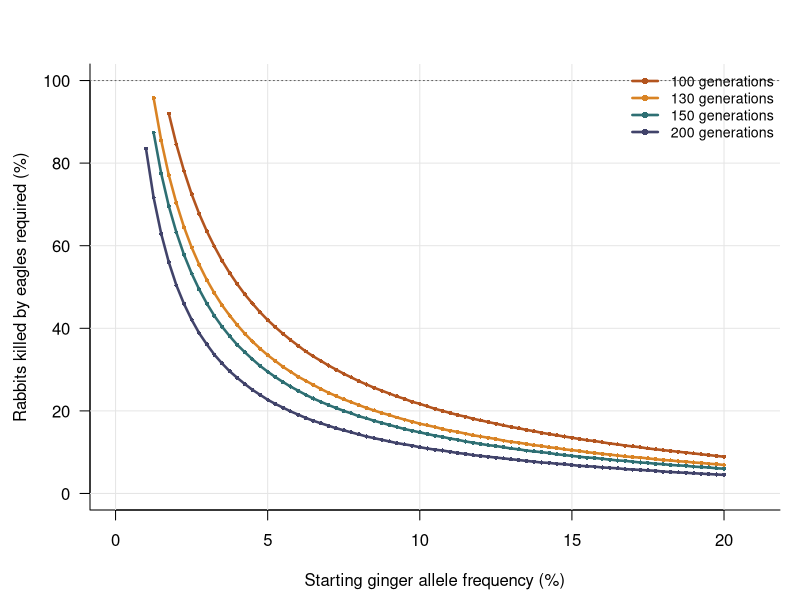
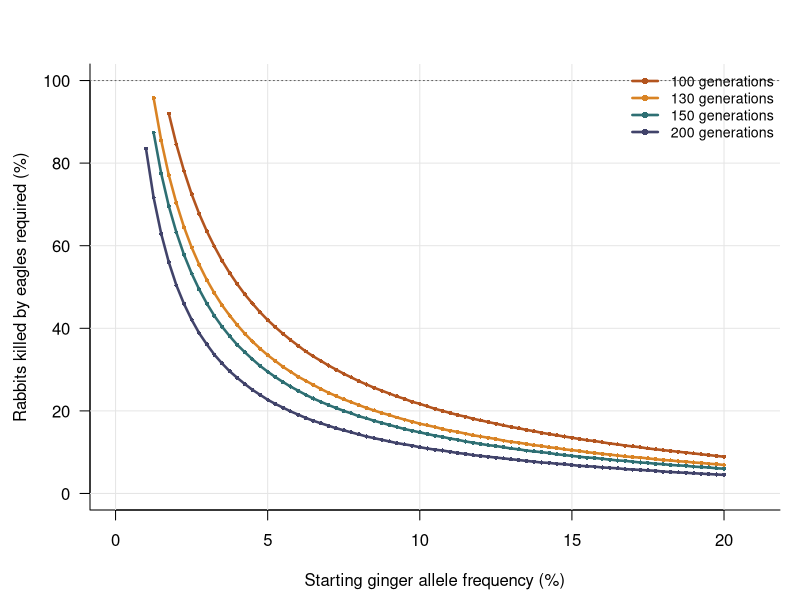

Recreate these plots in R, in order.
###############################################################################
## 01_selection_model.R
## Eagle predation rate required for the ginger allele to reach the frequency
## observed in the Strzelecki Desert, as a function of starting frequency.
## Supports: Extended Data Fig. 6; Supplementary Table 6
## Input:  none (parameters set below)
## Output: results/01_selection_model/
## Run from the repository root: Rscript scripts/01_selection_model.R
###############################################################################
# Parameters (Methods; SI Section 16)
out_dir <- "results/01_selection_model"; dir.create(out_dir, recursive = TRUE, showWarnings = FALSE)

# Target: ginger allele frequency at Kain Bore, Strzelecki Desert (42.9%)
targets <- list(
  genetic    = list(p = 0.429,
                    file = "genetic")
)

n_gen_seq <- c(100, 130, 150, 200)     # generations (one curve each)

p0_seq <- seq(0.01, 0.20, by = 0.0025)    # starting allele frequency, 1-20%
k_seq  <- seq(0.01, 1.00, by = 0.001)     # % rabbits killed by eagles, 1-100%

# Proportional reduction in eagle predation of ginger rabbits (from nest data)
d_seq  <- 0.41

# Recursion for a recessive allele A: w_AA = 1, w_Aa = w_aa = 1 - s
# p' = (p^2 + p*q*(1 - s)) / (1 - s*(1 - p^2))
sim_p <- function(p0, s, n) {
  p <- p0
  for (i in seq_len(n)) {
    q <- 1 - p
    p <- (p * p + p * q * (1 - s)) / (1 - s * (1 - p * p))
  }
  p
}

# Evaluate all parameter combinations
grid <- expand.grid(p0 = p0_seq, k = k_seq, d = d_seq, n_gen = n_gen_seq)
grid$s     <- grid$k * grid$d
grid$p_end <- mapply(sim_p, grid$p0, grid$s, grid$n_gen)

ceiling_p <- with(grid[grid$k == max(k_seq), ],
                  setNames(p_end, paste(p0, n_gen)))

# For each starting frequency, the predation rate whose final frequency is
# closest to the target; "reached" is FALSE if k = 1 cannot attain the target
solve_for <- function(obs_p) {
  g <- grid
  g$dist <- abs(g$p_end - obs_p)
  b <- do.call(rbind, lapply(split(g, list(g$p0, g$n_gen), drop = TRUE),
                             function(x) x[which.min(x$dist), ]))
  b <- b[order(b$n_gen, b$p0), ]
  rownames(b) <- NULL
  b$reached <- ceiling_p[paste(b$p0, b$n_gen)] >= obs_p
  b
}

# Plot (Extended Data Fig. 6)
cols <- c("#B3541E", "#D98324", "#2E6F73", "#41436A")

make_plot <- function(best, obs_p, sub) {
  plot(NA, xlim = c(0, 21), ylim = c(0, 100), las = 1, bty = "l",
       xlab = "Starting ginger allele frequency (%)",
       ylab = "Rabbits killed by eagles required (%)",
       cex.main = 0.95)
  mtext(sub, side = 3, line = 0.15, cex = 0.72, col = "grey35")
  grid(col = "grey90", lty = 1)
  for (i in seq_along(n_gen_seq)) {
    b  <- best[best$n_gen == n_gen_seq[i], ]
    ok <- b$reached
    lines(b$p0[ok] * 100, b$k[ok] * 100, col = cols[i], lwd = 2.5)
    points(b$p0[ok] * 100, b$k[ok] * 100, col = cols[i], pch = 16, cex = 0.55)
  }
  abline(h = 100, lty = 3, col = "grey40")
  legend("topright", bty = "n", cex = 0.85, lwd = 2.5, pch = 16,
         col = cols[seq_along(n_gen_seq)],
         legend = sprintf("%d generations", n_gen_seq))
}

show_p0 <- c(0.01, 0.02, 0.04, 0.05, 0.08, 0.10, 0.15, 0.20)
results <- list()

for (nm in names(targets)) {
  tg   <- targets[[nm]]
  best <- solve_for(tg$p)
  results[[nm]] <- best

  write.csv(best, file.path(out_dir, sprintf("required_predation_rate_%s.csv", tg$file)),
            row.names = FALSE)

  png(file.path(out_dir, sprintf("required_predation_rate_%s.png", tg$file)),
      width = 1900, height = 1450, res = 220)
  par(mar = c(4.5, 4.5, 3.2, 1)); make_plot(best, tg$p, tg$lab); dev.off()

  pdf(file.path(out_dir, sprintf("required_predation_rate_%s.pdf", tg$file)),
      width = 7.5, height = 5.5)
  par(mar = c(4.5, 4.5, 3.2, 1)); make_plot(best, tg$p, tg$lab); dev.off()
}

# Summary table (Supplementary Table 6)
cell <- function(best, p0, n) {
  r <- best[best$n_gen == n & abs(best$p0 - p0) < 1e-9, ]
  if (!r$reached) "not reachable" else sprintf("%.0f%%  (s=%.2f)", r$k * 100, r$s)
}

for (nm in names(targets)) {
  tg   <- targets[[nm]]
  best <- results[[nm]]

  summ <- data.frame(`starting freq` = sprintf("%.0f%%", show_p0 * 100),
                     check.names = FALSE, stringsAsFactors = FALSE)
  for (n in n_gen_seq) {
    summ[[sprintf("%d gen", n)]] <- sapply(show_p0, cell, best = best, n = n)
  }
  write.csv(summ, file.path(out_dir, sprintf("summary_table_%s.csv", tg$file)), row.names = FALSE)

  cat(sprintf("\n\n%s\n", toupper(nm)))
  cat(sprintf("%s\n", tg$lab))
  cat(sprintf("d = %.2f (ginger %.0f%% less likely to be taken; RR = %.2f)\n\n",
              d_seq, d_seq * 100, 1 - d_seq))
  cat(formatC("starting freq", width = 16, flag = "-"))
  for (n in n_gen_seq) cat(formatC(sprintf("%d gen", n), width = 16, flag = "-"))
  cat("\n")
  for (i in seq_along(show_p0)) {
    cat(formatC(summ[[1]][i], width = 16, flag = "-"))
    for (n in n_gen_seq) {
      cat(formatC(summ[[sprintf("%d gen", n)]][i], width = 16, flag = "-"))
    }
    cat("\n")
  }
}
cat("\n\"not reachable\" = the target is not attained even if eagles killed\n")
cat("every rabbit. The recursion sees k and d only through their product, so\n")
cat("every figure rescales by 1/d if the predation difference is revised.\n")
